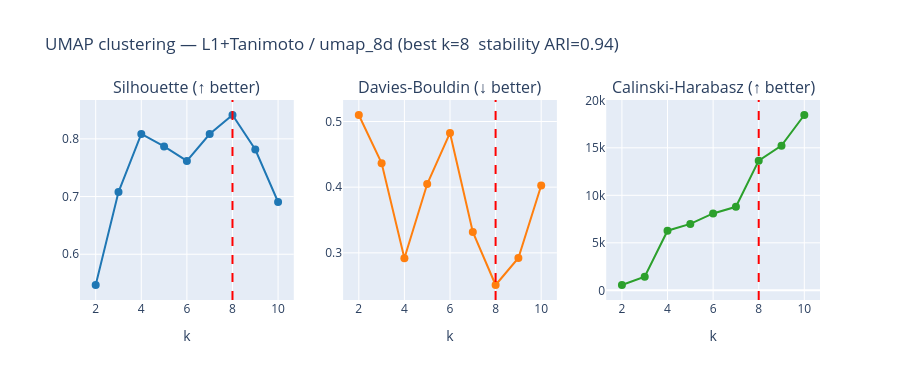
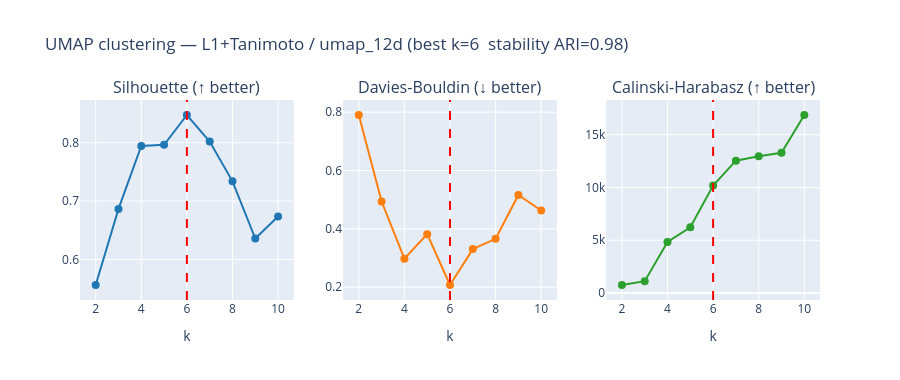
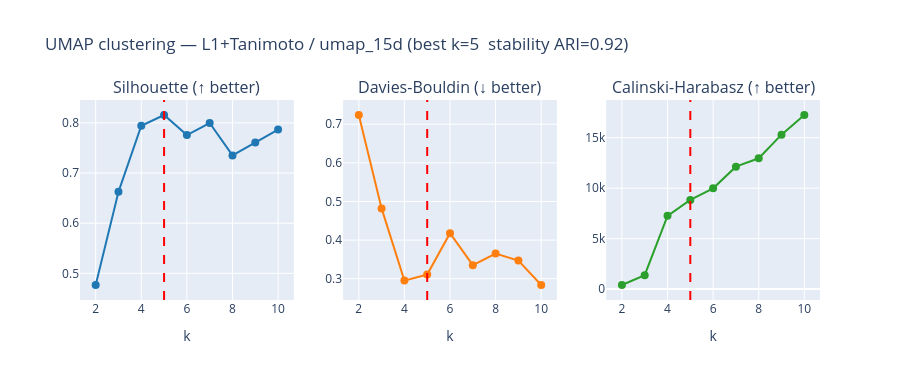

Notebook code cell kept with these figures, in order:
### Markdown cell above
ARI of 0.981 across 5 seeds means the 12-dimensional embedding produces virtually identical cluster assignments regardless of random initialisation. This is exceptional stability and means you can report this result with confidence — it is not a lucky seed.

### Code cell
# Validation metric plots
for config_name in UMAP_CLUSTER_CONFIGS:
    res  = umap_results[config_name]
    mdf  = res["metrics"]
    stab = stability_scores[config_name]

    fig = make_subplots(rows=1, cols=3, subplot_titles=[
        "Silhouette (↑ better)",
        "Davies-Bouldin (↓ better)",
        "Calinski-Harabasz (↑ better)",
    ])
    for ci, (col, color) in enumerate([
        ("Silhouette",        "#1f77b4"),
        ("Davies-Bouldin",    "#ff7f0e"),
        ("Calinski-Harabasz", "#2ca02c"),
    ]):
        fig.add_trace(go.Scatter(
            x=mdf["k"].tolist(), y=mdf[col].tolist(),
            mode="lines+markers", line=dict(color=color, width=2),
            marker=dict(size=8), showlegend=False,
        ), row=1, col=ci + 1)
        fig.add_vline(x=res["best_k"], line_dash="dash",
                      line_color="red", row=1, col=ci + 1)

    fig.update_xaxes(title_text="k")
    fig.update_layout(
        height=380,
        title_text=(
            f"UMAP clustering — {winner} / {config_name} "
            f"(best k={res['best_k']}  stability ARI={stab:.2f})"
        ),
    )
    fig.show()
    display(mdf)

### Figure 1 — Plotly figure (JSON) as saved in the notebook; plotly's stock layout.template omitted (floating-point values rounded to 4 significant figures)
{"data": [{"line": {"color": "#1f77b4", "width": 2}, "marker": {"size": 8}, "mode": "lines+markers", "showlegend": false, "type": "scatter", "x": [2, 3, 4, 5, 6, 7, 8, 9, 10], "xaxis": "x", "y": [0.5467, 0.7077, 0.8085, 0.7868, 0.7617, 0.8083, 0.8413, 0.7814, 0.6905], "yaxis": "y"}, {"line": {"color": "#ff7f0e", "width": 2}, "marker": {"size": 8}, "mode": "lines+markers", "showlegend": false, "type": "scatter", "x": [2, 3, 4, 5, 6, 7, 8, 9, 10], "xaxis": "x2", "y": [0.5099, 0.4366, 0.2918, 0.4047, 0.4826, 0.3318, 0.251, 0.2922, 0.4026], "yaxis": "y2"}, {"line": {"color": "#2ca02c", "width": 2}, "marker": {"size": 8}, "mode": "lines+markers", "showlegend": false, "type": "scatter", "x": [2, 3, 4, 5, 6, 7, 8, 9, 10], "xaxis": "x3", "y": [558.0, 1432.0, 6274.0, 6990.0, 8092.0, 8792.0, 13650.0, 15230.0, 18450.0], "yaxis": "y3"}], "layout": {"annotations": [{"font": {"size": 16}, "showarrow": false, "text": "Silhouette (↑ better)", "x": 0.1444, "xanchor": "center", "xref": "paper", "y": 1, "yanchor": "bottom", "yref": "paper"}, {"font": {"size": 16}, "showarrow": false, "text": "Davies-Bouldin (↓ better)", "x": 0.5, "xanchor": "center", "xref": "paper", "y": 1, "yanchor": "bottom", "yref": "paper"}, {"font": {"size": 16}, "showarrow": false, "text": "Calinski-Harabasz (↑ better)", "x": 0.8556, "xanchor": "center", "xref": "paper", "y": 1, "yanchor": "bottom", "yref": "paper"}], "height": 380, "shapes": [{"line": {"color": "red", "dash": "dash"}, "type": "line", "x0": 8, "x1": 8, "xref": "x", "y0": 0, "y1": 1, "yref": "y domain"}, {"line": {"color": "red", "dash": "dash"}, "type": "line", "x0": 8, "x1": 8, "xref": "x2", "y0": 0, "y1": 1, "yref": "y2 domain"}, {"line": {"color": "red", "dash": "dash"}, "type": "line", "x0": 8, "x1": 8, "xref": "x3", "y0": 0, "y1": 1, "yref": "y3 domain"}], "title": {"text": "UMAP clustering — L1+Tanimoto / umap_8d (best k=8  stability ARI=0.94)"}, "xaxis": {"anchor": "y", "domain": [0, 0.2889], "title": {"text": "k"}}, "xaxis2": {"anchor": "y2", "domain": [0.3556, 0.6444], "title": {"text": "k"}}, "xaxis3": {"anchor": "y3", "domain": [0.7111, 1], "title": {"text": "k"}}, "yaxis": {"anchor": "x", "domain": [0, 1]}, "yaxis2": {"anchor": "x2", "domain": [0, 1]}, "yaxis3": {"anchor": "x3", "domain": [0, 1]}}}

### Figure 2 — Plotly figure (JSON) as saved in the notebook; plotly's stock layout.template omitted (floating-point values rounded to 4 significant figures)
{"data": [{"line": {"color": "#1f77b4", "width": 2}, "marker": {"size": 8}, "mode": "lines+markers", "showlegend": false, "type": "scatter", "x": [2, 3, 4, 5, 6, 7, 8, 9, 10], "xaxis": "x", "y": [0.5561, 0.6866, 0.7944, 0.7964, 0.8476, 0.8021, 0.7338, 0.6357, 0.6734], "yaxis": "y"}, {"line": {"color": "#ff7f0e", "width": 2}, "marker": {"size": 8}, "mode": "lines+markers", "showlegend": false, "type": "scatter", "x": [2, 3, 4, 5, 6, 7, 8, 9, 10], "xaxis": "x2", "y": [0.7905, 0.4936, 0.2978, 0.3818, 0.2074, 0.3305, 0.3658, 0.5163, 0.463], "yaxis": "y2"}, {"line": {"color": "#2ca02c", "width": 2}, "marker": {"size": 8}, "mode": "lines+markers", "showlegend": false, "type": "scatter", "x": [2, 3, 4, 5, 6, 7, 8, 9, 10], "xaxis": "x3", "y": [766.4, 1130.0, 4838.0, 6224.0, 10180.0, 12540.0, 12950.0, 13280.0, 16860.0], "yaxis": "y3"}], "layout": {"annotations": [{"font": {"size": 16}, "showarrow": false, "text": "Silhouette (↑ better)", "x": 0.1444, "xanchor": "center", "xref": "paper", "y": 1, "yanchor": "bottom", "yref": "paper"}, {"font": {"size": 16}, "showarrow": false, "text": "Davies-Bouldin (↓ better)", "x": 0.5, "xanchor": "center", "xref": "paper", "y": 1, "yanchor": "bottom", "yref": "paper"}, {"font": {"size": 16}, "showarrow": false, "text": "Calinski-Harabasz (↑ better)", "x": 0.8556, "xanchor": "center", "xref": "paper", "y": 1, "yanchor": "bottom", "yref": "paper"}], "height": 380, "shapes": [{"line": {"color": "red", "dash": "dash"}, "type": "line", "x0": 6, "x1": 6, "xref": "x", "y0": 0, "y1": 1, "yref": "y domain"}, {"line": {"color": "red", "dash": "dash"}, "type": "line", "x0": 6, "x1": 6, "xref": "x2", "y0": 0, "y1": 1, "yref": "y2 domain"}, {"line": {"color": "red", "dash": "dash"}, "type": "line", "x0": 6, "x1": 6, "xref": "x3", "y0": 0, "y1": 1, "yref": "y3 domain"}], "title": {"text": "UMAP clustering — L1+Tanimoto / umap_12d (best k=6  stability ARI=0.98)"}, "xaxis": {"anchor": "y", "domain": [0, 0.2889], "title": {"text": "k"}}, "xaxis2": {"anchor": "y2", "domain": [0.3556, 0.6444], "title": {"text": "k"}}, "xaxis3": {"anchor": "y3", "domain": [0.7111, 1], "title": {"text": "k"}}, "yaxis": {"anchor": "x", "domain": [0, 1]}, "yaxis2": {"anchor": "x2", "domain": [0, 1]}, "yaxis3": {"anchor": "x3", "domain": [0, 1]}}}

### Figure 3 — Plotly figure (JSON) as saved in the notebook; plotly's stock layout.template omitted (floating-point values rounded to 4 significant figures)
{"data": [{"line": {"color": "#1f77b4", "width": 2}, "marker": {"size": 8}, "mode": "lines+markers", "showlegend": false, "type": "scatter", "x": [2, 3, 4, 5, 6, 7, 8, 9, 10], "xaxis": "x", "y": [0.4768, 0.6625, 0.7942, 0.8157, 0.7757, 0.7997, 0.7351, 0.7608, 0.7867], "yaxis": "y"}, {"line": {"color": "#ff7f0e", "width": 2}, "marker": {"size": 8}, "mode": "lines+markers", "showlegend": false, "type": "scatter", "x": [2, 3, 4, 5, 6, 7, 8, 9, 10], "xaxis": "x2", "y": [0.7239, 0.482, 0.2951, 0.3108, 0.4178, 0.3351, 0.3651, 0.3469, 0.2837], "yaxis": "y2"}, {"line": {"color": "#2ca02c", "width": 2}, "marker": {"size": 8}, "mode": "lines+markers", "showlegend": false, "type": "scatter", "x": [2, 3, 4, 5, 6, 7, 8, 9, 10], "xaxis": "x3", "y": [402.5, 1375.0, 7260.0, 8839.0, 9987.0, 12130.0, 12960.0, 15310.0, 17250.0], "yaxis": "y3"}], "layout": {"annotations": [{"font": {"size": 16}, "showarrow": false, "text": "Silhouette (↑ better)", "x": 0.1444, "xanchor": "center", "xref": "paper", "y": 1, "yanchor": "bottom", "yref": "paper"}, {"font": {"size": 16}, "showarrow": false, "text": "Davies-Bouldin (↓ better)", "x": 0.5, "xanchor": "center", "xref": "paper", "y": 1, "yanchor": "bottom", "yref": "paper"}, {"font": {"size": 16}, "showarrow": false, "text": "Calinski-Harabasz (↑ better)", "x": 0.8556, "xanchor": "center", "xref": "paper", "y": 1, "yanchor": "bottom", "yref": "paper"}], "height": 380, "shapes": [{"line": {"color": "red", "dash": "dash"}, "type": "line", "x0": 5, "x1": 5, "xref": "x", "y0": 0, "y1": 1, "yref": "y domain"}, {"line": {"color": "red", "dash": "dash"}, "type": "line", "x0": 5, "x1": 5, "xref": "x2", "y0": 0, "y1": 1, "yref": "y2 domain"}, {"line": {"color": "red", "dash": "dash"}, "type": "line", "x0": 5, "x1": 5, "xref": "x3", "y0": 0, "y1": 1, "yref": "y3 domain"}], "title": {"text": "UMAP clustering — L1+Tanimoto / umap_15d (best k=5  stability ARI=0.92)"}, "xaxis": {"anchor": "y", "domain": [0, 0.2889], "title": {"text": "k"}}, "xaxis2": {"anchor": "y2", "domain": [0.3556, 0.6444], "title": {"text": "k"}}, "xaxis3": {"anchor": "y3", "domain": [0.7111, 1], "title": {"text": "k"}}, "yaxis": {"anchor": "x", "domain": [0, 1]}, "yaxis2": {"anchor": "x2", "domain": [0, 1]}, "yaxis3": {"anchor": "x3", "domain": [0, 1]}}}
